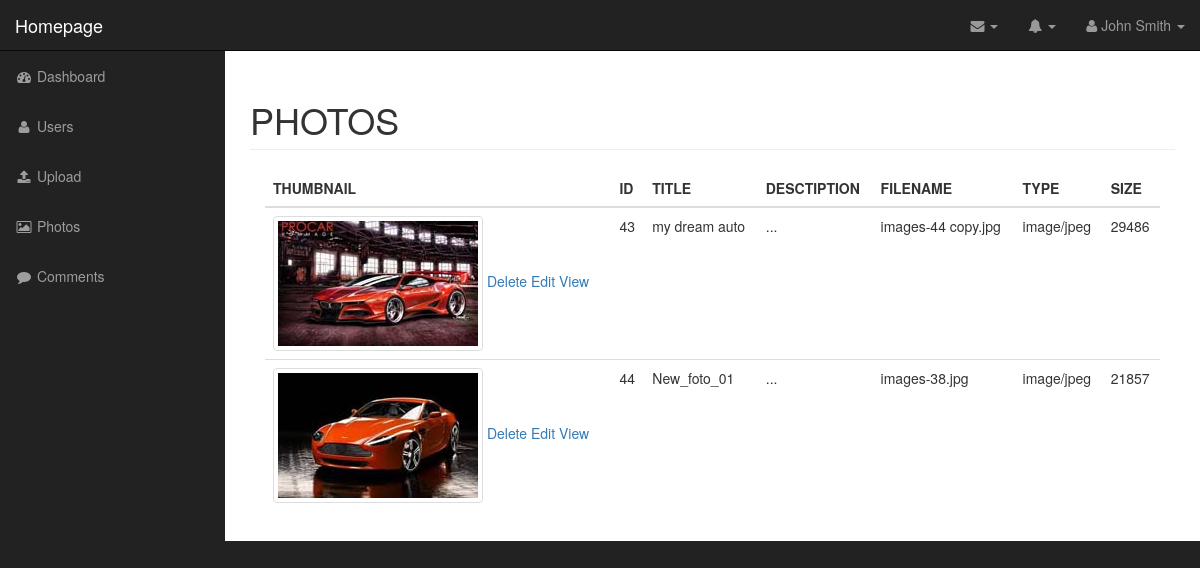
Page /CMS_TEMPLATE_PHP/admin/photos.php (signed in) on the committed database.
### tables this page shows
CREATE TABLE `photos` (
  `id` int(11) NOT NULL AUTO_INCREMENT,
  `title` varchar(255) DEFAULT NULL,
  `caption` varchar(255) DEFAULT NULL,
  `description` text,
  `filename` varchar(255) DEFAULT NULL,
  `alternate_text` varchar(255) DEFAULT NULL,
  `type` varchar(255) DEFAULT NULL,
  `size` int(11) DEFAULT NULL,
  PRIMARY KEY (`id`)
);

### CMS_TEMPLATE_PHP/admin/includes/database.php (called while the page is built, shortened)
<?php
class Database {
    public $connection;
    public function open_db_connection(){
    $this->connection = new mysqli(DB_HOST,DB_USER,DB_PASS,DB_NAME);
    }
    public function query($sql){
        $result = $this->connection->query($sql);
        return $result;
    }
}
$database = new Database;
?>

### CMS_TEMPLATE_PHP/admin/includes/db_object.php (called while the page is built, shortened)
<?php
class Db_object {
      public static function find_all(){
          return static::find_by_query("SELECT * FROM " . static::$db_table . " ");
      }
      public static function find_by_query($sql){
          global $database;
          $result_set = $database->query($sql);
          $the_object_array = array();
          while($row = mysqli_fetch_array($result_set)){
              $the_object_array[] = static::instantiation($row);
          }
          return $the_object_array;
      }
      public static function instantiation($the_record){
          $the_object = new $calling_class;
          foreach ($the_record as $the_attribute => $value){
              if($the_object->has_the_attribute($the_attribute)){
                $the_object->$the_attribute = $value;
              }
          }
          return $the_object;
      }
      private function has_the_attribute($the_attribute){
          return property_exists($this, $the_attribute);
      }
}
 ?>

### CMS_TEMPLATE_PHP/admin/includes/photo.php (called while the page is built, shortened)
<?php
class Photo extends Db_object {
  public $filename;
  public $upload_directory = "images";
  public function picture_path(){
    return $this->upload_directory.DS.$this->filename;
  }
}
?>

### CMS_TEMPLATE_PHP/admin/photos.php (the view, shortened to what this page needs)
<?php include("includes/header.php"); ?>
<?php $photos = Photo::find_all(); ?>
    <nav class="navbar navbar-inverse navbar-fixed-top" role="navigation">
<?php include("includes/top_nav.php");?>
<?php include("includes/side_nav.php"); ?>
    </nav>
<div id="page-wrapper">
    <div class="container-fluid">
        <div class="row">
            <div class="col-lg-12">
                <h1 class="page-header">
                    <span  style="text-transform:uppercase;">photos</span>
                </h1>
                <div class="col-md-12">
                  <table class="table table-hover">
                    <thead>
                      <tr>
                        <th>THUMBNAIL</th>
                        <th>ID</th>
                        <th>TITLE</th>
                        <th>DESCTIPTION</th>
                        <th>FILENAME</th>
                        <th>TYPE</th>
                        <th>SIZE</th>
                      </tr>
                    </thead>
                    <tbody>
          <?php foreach ($photos as $photo) : ?>
                      <tr>
                        <td>
                          <img src="<?php echo $photo->picture_path(); ?>" class="img-fluid img-thumbnail" />
                          <a href="delete_photo.php?id=<?php echo $photo->id; ?>">Delete</a>
                          <a href="edit_photo.php?id=<?php echo $photo->id; ?>">Edit</a>
                          <a href="#">View</a>
                        </td>
                        <td><?php echo $photo->id; ?></td>
                        <td><?php echo $photo->title; ?></td>
                        <td><?php echo substr($photo->description,0,20)." ..."; ?></td>
                        <td><?php echo $photo->filename; ?></td>
                        <td><?php echo $photo->type; ?></td>
                        <td><?php echo $photo->size; ?></td>
                      </tr>
                    <?php endforeach; ?>
                    </tbody>
                  </table>
                </div>
            </div>
        </div>
    </div>
</div>
<?php include("includes/footer.php"); ?>

### CMS_TEMPLATE_PHP/admin/includes/header.php (shortened to what this page needs)
<!DOCTYPE html>
<html lang="en">
<head>
    <link href="css/bootstrap.min.css" rel="stylesheet">
    <link href="css/sb-admin.css" rel="stylesheet">
    <link href="font-awesome/css/font-awesome.min.css" rel="stylesheet" type="text/css">
    <link rel="stylesheet" href="css/style.css">
</head>
<body>
    <div id="wrapper">

### CMS_TEMPLATE_PHP/admin/includes/top_nav.php (shortened to what this page needs)
<div class="navbar-header">
    <a class="navbar-brand" href="../index.php">Homepage</a>
</div>
<ul class="nav navbar-right top-nav">
    <li class="dropdown">
        <a href="#" class="dropdown-toggle" data-toggle="dropdown"><i class="fa fa-envelope"></i> <b class="caret"></b></a>
    </li>
    <li class="dropdown">
        <a href="#" class="dropdown-toggle" data-toggle="dropdown"><i class="fa fa-bell"></i> <b class="caret"></b></a>
    </li>
    <li class="dropdown">
        <a href="#" class="dropdown-toggle" data-toggle="dropdown"><i class="fa fa-user"></i> John Smith <b class="caret"></b></a>
    </li>
</ul>

### CMS_TEMPLATE_PHP/admin/includes/side_nav.php
   <div class="collapse navbar-collapse navbar-ex1-collapse">
    <ul class="nav navbar-nav side-nav">
        <li>
            <a href="index.php"><i class="fa fa-fw fa-tachometer"></i> Dashboard</a>
        </li>
        <li>
            <a href="users.php"><i class="fa fa-fw fa-user"></i> Users</a>
        </li>
        <li>
            <a href="upload.php"><i class="fa fa-fw fa-upload"></i> Upload</a>
        </li>
        <li>
            <a href="photos.php"><i class="fa fa-fw fa-image"></i> Photos</a>
        </li>
        <li>
            <a href="comment.php"><i class="fa fa-fw fa-comment"></i> Comments</a>
        </li>
    </ul>
</div>

### CMS_TEMPLATE_PHP/admin/includes/footer.php (shortened to what this page needs)
  </div>
</body>
</html>

### CMS_TEMPLATE_PHP/admin/css/sb-admin.css (style rules this page uses)
body { margin-top: 100px; background-color: #222; }
@media (min-width:768px) { body { margin-top: 50px; } }
#wrapper { padding-left: 0; }
#page-wrapper { width: 100%; padding: 0; background-color: #fff; }
@media (min-width:768px) { #wrapper { padding-left: 225px; } }
@media (min-width:768px) { #page-wrapper { padding: 10px; } }
.top-nav { padding: 0 15px; }
.top-nav>li { display: inline-block; float: left; }
.top-nav>li>a { padding-top: 15px; padding-bottom: 15px; line-height: 20px; color: #999; }
@media (min-width:768px) { .side-nav { position: fixed; top: 51px; left: 225px; width: 225px; margin-left: -225px; border: none; border-radius: 0; overflow-y: auto; background-color: #222; } }
@media (min-width:768px) { .side-nav>li>a { width: 225px; } }

### rows in the picture
photos: filename (picture), id "43", title "my dream auto", filename "images-44 copy.jpg", type "image/jpeg", size "29486"
photos: filename (picture), id "44", title "New_foto_01", filename "images-38.jpg", type "image/jpeg", size "21857"
